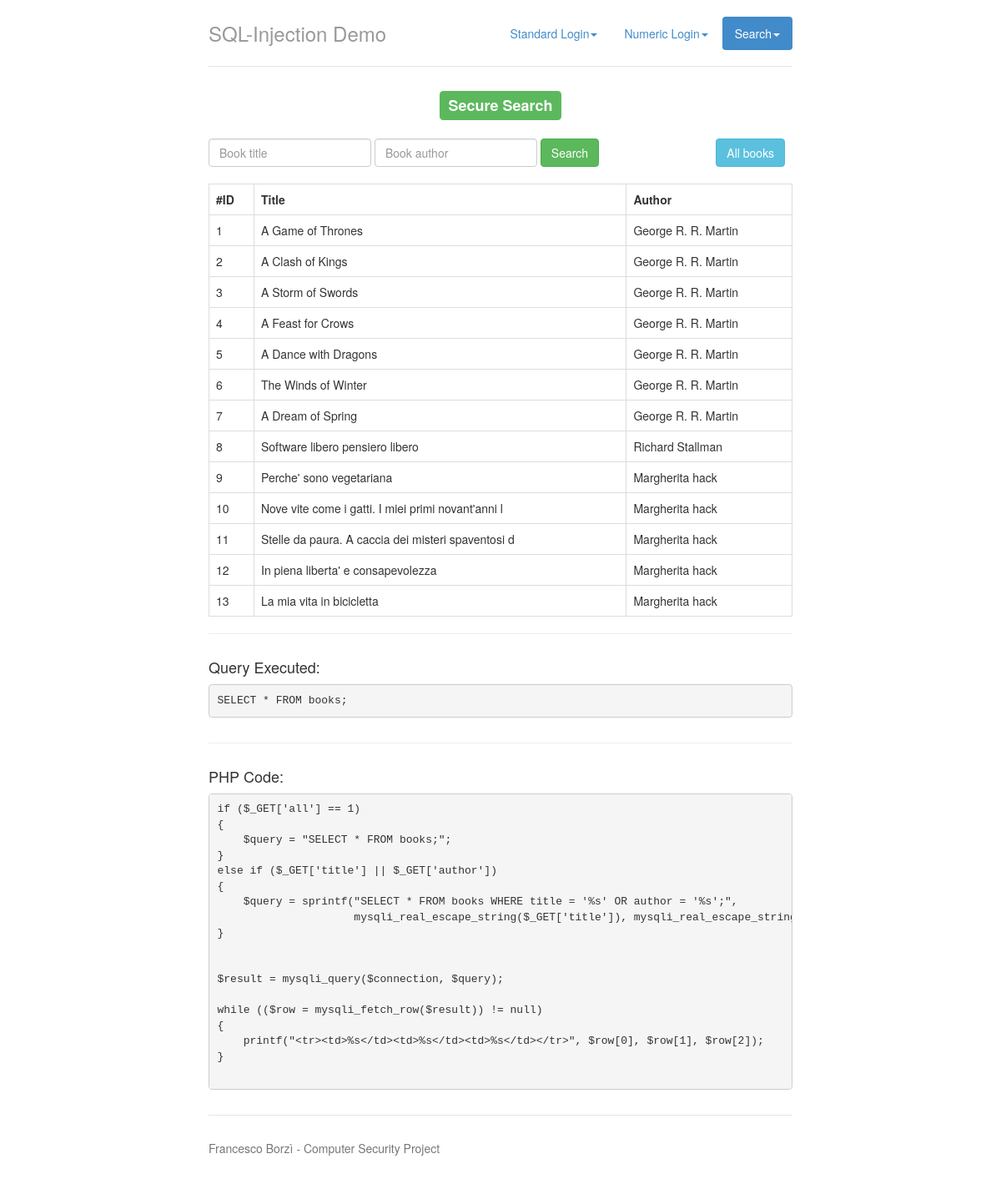
The app's page /books2.php?all=1, older data.
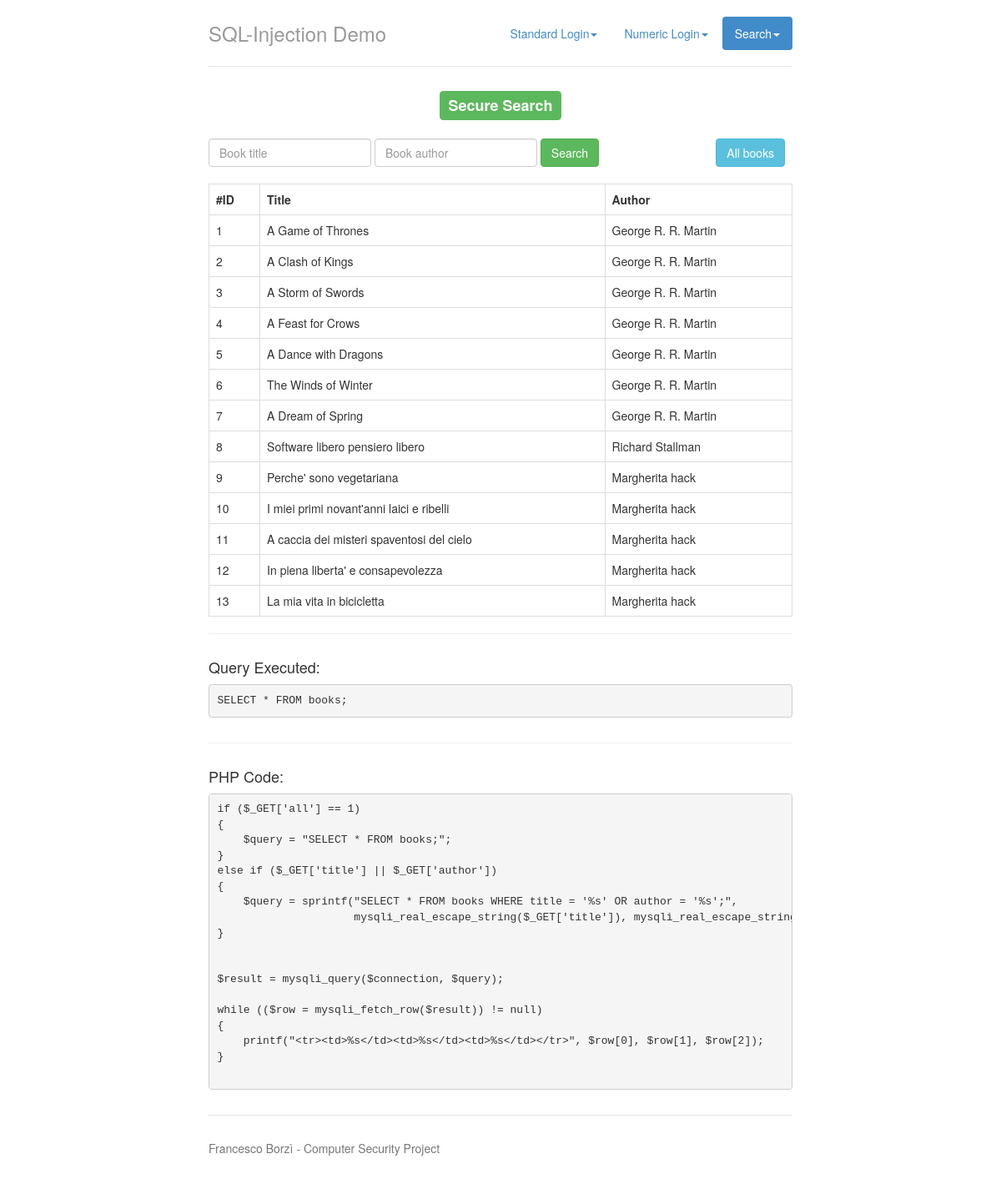
The same page, newer data.
### tables this page shows
CREATE TABLE IF NOT EXISTS `books` (
  `id` INT(11) NOT NULL AUTO_INCREMENT,
  `title` VARCHAR(50) NOT NULL DEFAULT '0',
  `author` VARCHAR(50) NOT NULL DEFAULT '0',
  PRIMARY KEY (`id`)
)
COLLATE='latin1_swedish_ci';

### books2.php (the view, shortened to what this page needs)
<?php
    require "db_connect.php";
?>
<!DOCTYPE html>
<html lang="en">
  <head>
    <link href="css/bootstrap.min.css" rel="stylesheet">
    <link href="css/style.css" rel="stylesheet">
  </head>
  <body>
    <div class="container">
      <div class="header">
        <ul class="nav nav-pills pull-right">
          <li class="dropdown">
            <a href="#" class="dropdown-toggle" data-toggle="dropdown">Standard Login<b class="caret"></b></a>
          </li>
          <li class="dropdown">
            <a href="#" class="dropdown-toggle" data-toggle="dropdown">Numeric Login<b class="caret"></b></a>
          </li>
          <li class="active" class="dropdown">
            <a href="#" class="dropdown-toggle" data-toggle="dropdown">Search<b class="caret"></b></a>
          </li>
        </ul>
		<a href="index.php"><h3 class="text-muted">SQL-Injection Demo</h3></a>
      </div>
      <h3 class="text-center"><span class="label label-success">
Secure Search</span></h3><br>
      <div class="row">
        <div class="col-sm-10">
          <form class="form-inline" role="form" action="books2.php" method="GET">
            <div class="form-group">
              <input type="text" name="title" class="form-control" placeholder="Book title">
            </div>
            <div class="form-group">
              <input type="text" name="author" class="form-control"placeholder="Book author">
            </div>
            <button type="submit" class="btn btn-success">Search</button>
          </form>
        </div>
        <div class="col-sm-2">
          <a href="books2.php?all=1"><button type="button" class="btn btn-info">All books</button></a>
        </div>
      </div>
      <br>
      <table class="table table-bordered">
        <tr>
          <th>#ID</th>
          <th>Title</th>
          <th>Author</th>
        </tr>
      <?php
        if ($_GET['all'] == 1)
        {
            $query = "SELECT * FROM books;";
        }
        else if ($_GET['title'] || $_GET['author'])
        {
            $query = sprintf("SELECT * FROM books WHERE title = '%s' OR author = '%s';",
                             mysqli_real_escape_string($_GET['title']), mysqli_real_escape_string($_GET['author']));
        }
        $result = mysqli_query($connection, $query);
        while (($row = mysqli_fetch_row($result)) != null)
        {
            printf("<tr><td>%s</td><td>%s</td><td>%s</td></tr>", $row[0], $row[1], $row[2]);
        }
      ?>
      </table>
      <hr>
      <div class="row">
        <div class="col-sm-12">
          <h4>Query Executed:</h4>
        </div>
      </div>
      <div class="row">
        <div class="col-sm-12">
          <div class="highlight">
            <pre><?= $query ?></pre>
          </div>
        </div>
      </div>
      <hr>
      <div class="row">
        <div class="col-sm-12">
          <h4>PHP Code:</h4>
        </div>
      </div>
      <div class="row">
        <div class="col-sm-12">
          <div class="highlight">
            <pre>
if ($_GET['all'] == 1)
{
    $query = "SELECT * FROM books;";
}
else if ($_GET['title'] || $_GET['author'])
{
    $query = sprintf("SELECT * FROM books WHERE title = '%s' OR author = '%s';",
                     mysqli_real_escape_string($_GET['title']), mysqli_real_escape_string($_GET['author']));
}
$result = mysqli_query($connection, $query);
while (($row = mysqli_fetch_row($result)) != null)
{
    printf("&lt;tr&gt;&lt;td&gt;%s&lt;/td&gt;&lt;td&gt;%s&lt;/td&gt;&lt;td&gt;%s&lt;/td&gt;&lt;/tr&gt;", $row[0], $row[1], $row[2]);
}
            </pre>
          </div>
        </div>
      </div>
      <br>
      <div class="footer">
        <p></p>Francesco Borzì - Computer Security Project</p>
      </div>
    </div>
  </body>
</html>

Row changes from the older to the newer data that the page shows:
changed books id 10: title "Nove vite come i gatti. I miei primi novant'anni l" → "I miei primi novant'anni laici e ribelli"
changed books id 11: title "Stelle da paura. A caccia dei misteri spaventosi d" → "A caccia dei misteri spaventosi del cielo"
